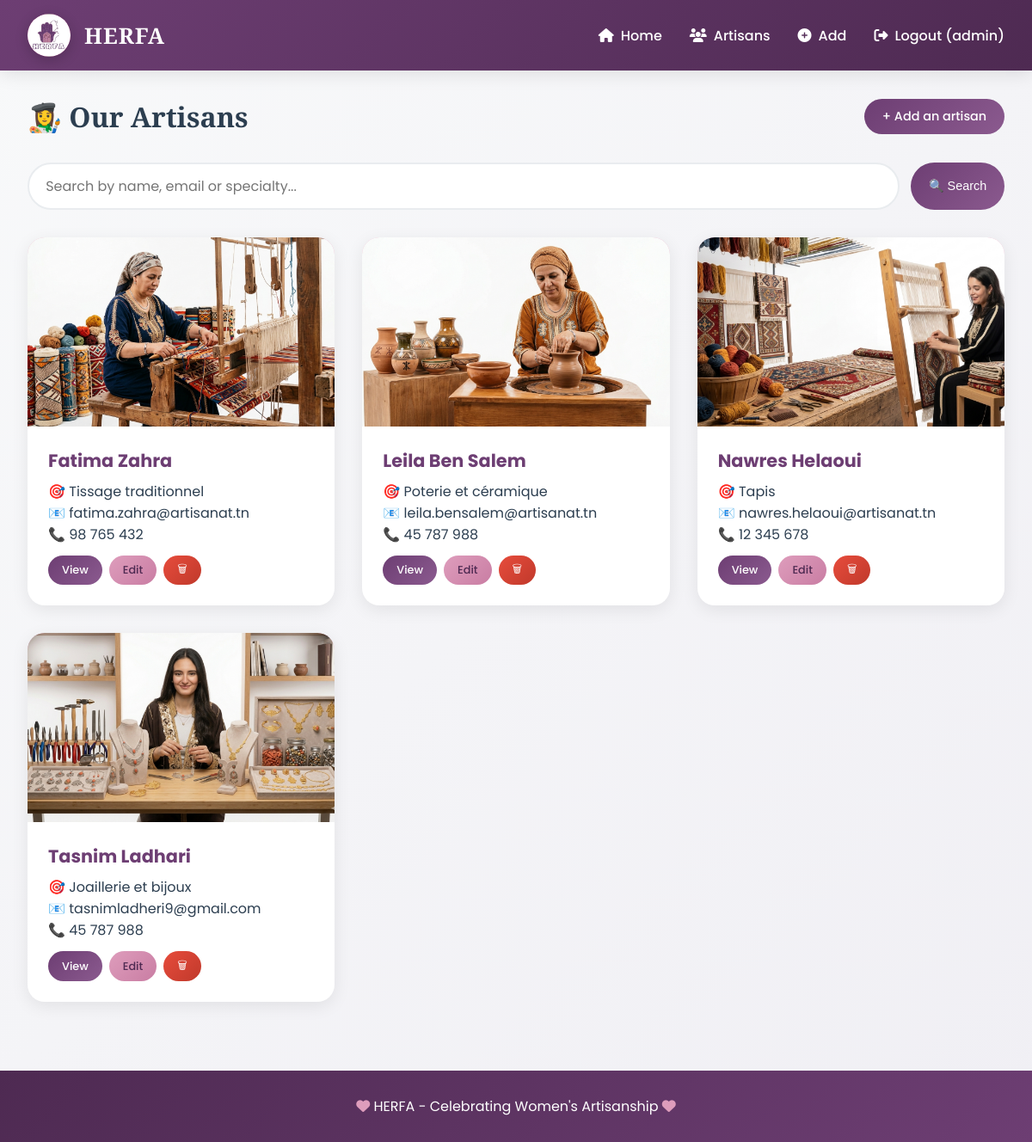
/artisans/ (signed in), run on the app's committed database.
### artisans/models.py (models this page shows, shortened)
class Artisan(models.Model):
    user = models.ForeignKey(User, on_delete=models.CASCADE, null=True, blank=True)
    first_name = models.CharField(max_length=100)
    last_name = models.CharField(max_length=100)
    email = models.EmailField(unique=True)
    phone = models.CharField(max_length=20)
    address = models.TextField()
    specialty = models.CharField(max_length=200)
    experience_years = models.IntegerField(default=0)
    profile_image = models.ImageField(upload_to='artisans/', blank=True, null=True)
    join_date = models.DateField(auto_now_add=True)
    is_active = models.BooleanField(default=True)
    user = models.ForeignKey(User, on_delete=models.CASCADE, null=True, blank=True)  # ← ADD THIS
    first_name = models.CharField(max_length=100)
    @property
    def full_name(self):
        return f"{self.first_name} {self.last_name}"

### artisans/views.py (the view)
# urls.py: path('artisans/', views.artisan_list, name='artisan_list'),
@login_required
def artisan_list(request):
    artisans_list = Artisan.objects.filter(is_active=True)
    search_query = request.GET.get('search', '')
    if search_query:
        artisans_list = artisans_list.filter(
            Q(first_name__icontains=search_query) |
            Q(last_name__icontains=search_query) |
            Q(specialty__icontains=search_query)
        )
    paginator = Paginator(artisans_list, 6)
    page_number = request.GET.get('page')
    artisans = paginator.get_page(page_number)
    return render(request, 'artisans/artisan_list.html', {
        'artisans': artisans,
        'search_query': search_query,
    })

### artisans/templates/artisans/artisan_list.html (shortened to what this page needs)
{% extends 'artisans/base.html' %}
{% block content %}
<div style="display: flex; justify-content: space-between; align-items: center; margin-bottom: 2rem;">
    <h1>👩‍🎨 Our Artisans</h1>
    <a href="{% url 'artisan_create' %}" class="btn btn-primary">+ Add an artisan</a>
</div>
<form method="GET" class="search-bar">
    <input type="text" name="search" class="search-input" placeholder="Search by name, email or specialty..." value="{{ search_query }}">
    <button type="submit" class="btn btn-primary">🔍 Search</button>
</form>
<div class="artisan-grid">
    {% for artisan in artisans %}
        <div class="artisan-card">
            <div class="artisan-image">
                {% if artisan.profile_image %}
                    <img src="{{ artisan.profile_image.url }}" alt="{{ artisan.full_name }}" style="width:100%;height:100%;object-fit:cover;">
                {% else %}
                    👩‍🎨
                {% endif %}
            </div>
            <div class="artisan-info">
                <div class="artisan-name">{{ artisan.full_name }}</div>
                <div>🎯 {{ artisan.specialty }}</div>
                <div>📧 {{ artisan.email }}</div>
                <div>📞 {{ artisan.phone }}</div>
                <div style="margin-top: 0.75rem; display: flex; gap: 0.5rem;">
                    <a href="{% url 'artisan_detail' artisan.pk %}" class="btn btn-primary btn-sm">View</a>
                    <a href="{% url 'artisan_edit' artisan.pk %}" class="btn btn-secondary btn-sm">Edit</a>
                    <a href="{% url 'artisan_delete' artisan.pk %}" class="btn btn-danger btn-sm">🗑</a>
                </div>
            </div>
        </div>
    {% empty %}
        <div style="text-align: center; padding: 3rem;">
            <p>No artisans found.</p>
            <a href="{% url 'artisan_create' %}" class="btn btn-primary">Add your first artisan</a>
        </div>
    {% endfor %}
</div>
{% endblock %}

### artisans/templates/artisans/base.html (shortened to what this page needs)
{% load static %}
<!DOCTYPE html>
<html lang="en">
<head>
    <link rel="stylesheet" href="https://cdnjs.cloudflare.com/ajax/libs/font-awesome/6.4.0/css/all.min.css">
</head>
<body>
    <nav class="navbar">
        <div class="nav-container">
            <div class="logo-area">
                <div class="logo-placeholder">
                <img src="/media/logo.jpeg" alt="Logo" style="width:100%;height:100%;object-fit:cover;border-radius:50%;">
            </div>
        <div class="logo-text">HERFA</span></div>
        </div>
            <div class="nav-links">
                <a href="{% url 'home' %}"><i class="fas fa-home"></i> Home</a>
                {% if user.is_authenticated %}
                    <a href="{% url 'artisan_list' %}"><i class="fas fa-users"></i> Artisans</a>
                    <a href="{% url 'artisan_create' %}"><i class="fas fa-plus-circle"></i> Add</a>
                    <a href="{% url 'logout' %}"><i class="fas fa-sign-out-alt"></i> Logout ({{ user.username }})</a>
                {% else %}
                    <a href="{% url 'login' %}"><i class="fas fa-sign-in-alt"></i> Login</a>
                    <a href="{% url 'register' %}"><i class="fas fa-user-plus"></i> Register</a>
                {% endif %}
            </div>
        </div>
    </nav>
    <div class="container">
        {% block content %}
        {% endblock %}
    </div>
    <footer class="footer">
        <p><i class="fas fa-heart" style="color: var(--secondary);"></i> HERFA - Celebrating Women's Artisanship <i class="fas fa-heart" style="color: var(--secondary);"></i></p>
    </footer>
</body>
</html>

### artisans/templates/artisans/base.html (style rules this page uses)
:root { --primary: #6D3E73; --primary-light: #8B5A8F; --primary-dark: #4E2A52; --secondary: #DE9DBC; --secondary-light: #EBB8D1; --secondary-dark: #C97DA3; --white: #FFFFFF; --gray-light: #F8F9FA; --gray: #E9ECEF; --text-dark: #2C3E50; --success: #27AE60; --danger: #E74C3C; --warning: #F39C12; }
* { margin: 0; padding: 0; box-sizing: border-box; }
body { font-family: 'Poppins', sans-serif; background: linear-gradient(135deg, #F8F9FA 0%, #F0EFF4 100%); color: var(--text-dark); min-height: 100vh; }
h1, h2, h3, h4, h5, h6 { font-family: 'Playfair Display', serif; font-weight: 600; }
.navbar { background: linear-gradient(135deg, var(--primary) 0%, var(--primary-dark) 100%); padding: 1rem 2rem; box-shadow: 0 4px 20px rgba(0,0,0,0.1); position: sticky; top: 0; z-index: 1000; }
.nav-container { max-width: 1400px; margin: 0 auto; display: flex; justify-content: space-between; align-items: center; flex-wrap: wrap; gap: 1rem; }
.logo-area { display: flex; align-items: center; gap: 1rem; }
.logo-placeholder { width: 50px; height: 50px; background: linear-gradient(135deg, var(--secondary), var(--secondary-dark)); border-radius: 50%; display: flex; align-items: center; justify-content: center; transition: transform 0.3s ease; box-shadow: 0 4px 15px rgba(0,0,0,0.2); overflow: hidden; }
.logo-text { font-size: 1.6rem; font-weight: 700; font-family: 'Playfair Display', serif; color: var(--white); letter-spacing: 1px; }
.nav-links { display: flex; gap: 2rem; align-items: center; flex-wrap: wrap; }
.nav-links a { color: var(--white); text-decoration: none; font-weight: 500; transition: all 0.3s ease; display: flex; align-items: center; gap: 0.5rem; }
.container { max-width: 1400px; margin: 0 auto; padding: 2rem; }
.btn { display: inline-flex; align-items: center; gap: 0.5rem; padding: 0.6rem 1.3rem; border-radius: 50px; font-weight: 500; transition: all 0.3s ease; border: none; cursor: pointer; text-decoration: none; font-size: 0.9rem; }
.btn-primary { background: linear-gradient(135deg, var(--primary) 0%, var(--primary-light) 100%); color: white; }
.btn-secondary { background: linear-gradient(135deg, var(--secondary) 0%, var(--secondary-dark) 100%); color: var(--primary-dark); }
.btn-danger { background: linear-gradient(135deg, var(--danger) 0%, #C0392B 100%); color: white; }
.btn-sm { padding: 0.4rem 1rem; font-size: 0.8rem; }
.artisan-grid { display: grid; grid-template-columns: repeat(auto-fill, minmax(320px, 1fr)); gap: 2rem; }
.artisan-card { background: var(--white); border-radius: 20px; overflow: hidden; transition: all 0.3s ease; box-shadow: 0 5px 20px rgba(0,0,0,0.08); }
.artisan-image { width: 100%; height: 220px; object-fit: cover; background: linear-gradient(135deg, var(--secondary-light), var(--secondary)); display: flex; align-items: center; justify-content: center; font-size: 4rem; }
.artisan-info { padding: 1.5rem; }
.artisan-name { font-size: 1.3rem; font-weight: 700; color: var(--primary); margin-bottom: 0.5rem; }
input, select, textarea { width: 100%; padding: 0.8rem; border: 2px solid var(--gray); border-radius: 12px; font-family: 'Poppins', sans-serif; transition: all 0.3s ease; }
.search-bar { display: flex; gap: 0.8rem; margin-bottom: 2rem; }
.search-input { flex: 1; padding: 0.8rem 1.2rem; border: 2px solid var(--gray); border-radius: 50px; font-size: 1rem; }
.footer { background: linear-gradient(135deg, var(--primary-dark) 0%, var(--primary) 100%); color: white; text-align: center; padding: 1.8rem; margin-top: 3rem; }

### data on the page
Artisan: profile_image (picture), full_name "Fatima Zahra", specialty "Tissage traditionnel", email "fatima.zahra@artisanat.tn", phone "98 765 432"
Artisan: profile_image (picture), full_name "Leila Ben Salem", specialty "Poterie et céramique", email "leila.bensalem@artisanat.tn", phone "45 787 988"
Artisan: profile_image (picture), full_name "Nawres Helaoui", specialty "Tapis", email "nawres.helaoui@artisanat.tn", phone "12 345 678"
Artisan: profile_image (picture), full_name "Tasnim Ladhari", specialty "Joaillerie et bijoux", email "tasnimladheri9@gmail.com", phone "45 787 988"

### other printed values
{{ user.username }} "admin"
